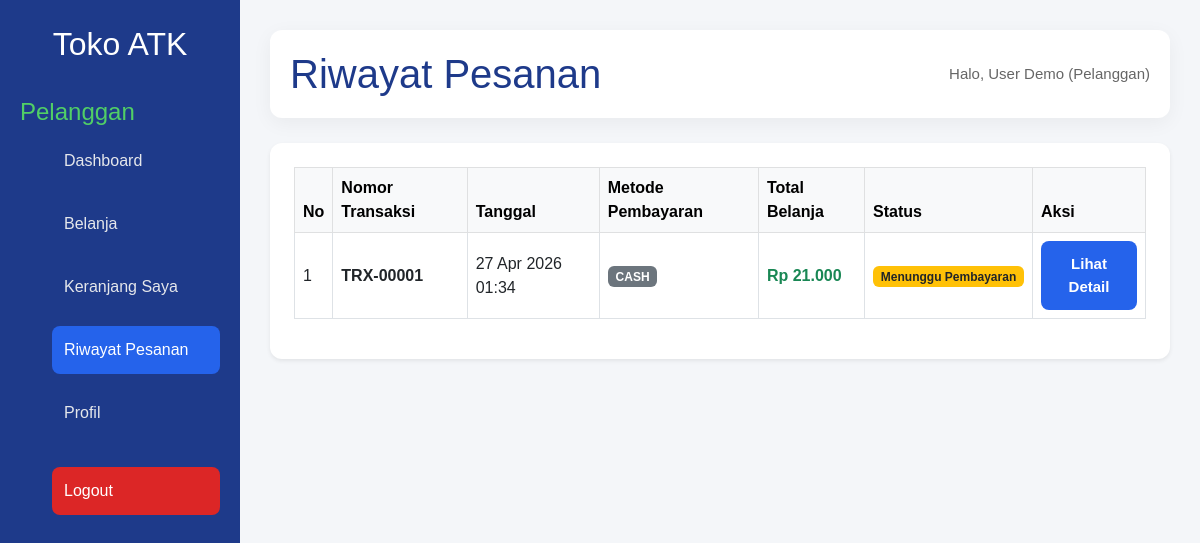
Page /app/riwayat.php (signed in) on the committed database.
### tables this page shows
CREATE TABLE transaksi (
    id_transaksi INT PRIMARY KEY AUTO_INCREMENT,
    id_user INT NOT NULL,
    tanggal TIMESTAMP DEFAULT CURRENT_TIMESTAMP,
    total DECIMAL(10, 2) NOT NULL DEFAULT 0,
    metode_pembayaran ENUM('cash', 'transfer') NOT NULL DEFAULT 'cash',
    status ENUM('Menunggu Pembayaran', 'Menunggu Verifikasi', 'Pembayaran Disetujui', 'Ditolak') NOT NULL DEFAULT 'Menunggu Pembayaran',
    bukti_transfer VARCHAR(255) DEFAULT NULL,

    CONSTRAINT fk_transaksi_users
        FOREIGN KEY (id_user) REFERENCES users(id_user)
        ON DELETE CASCADE
        ON UPDATE CASCADE
);

### app/riwayat.php (the view, shortened to what this page needs)
<?php
include "config.php";
$nama = $_SESSION['nama'];
$id_user = $_SESSION['id_user'];
$query_transaksi = "
    SELECT * FROM transaksi
    WHERE id_user = $id_user
    ORDER BY tanggal DESC
";
$result_transaksi = mysqli_query($conn, $query_transaksi);
?>
<!DOCTYPE html>
<html lang="id">
<head>
    <link href="https://cdn.jsdelivr.net/npm/bootstrap@5.3.0/dist/css/bootstrap.min.css" rel="stylesheet">
    <link rel="stylesheet" href="style/style.css">
</head>
<body>
<div class="sidebar">
    <h2>Toko ATK</h2>
    <h4 style="color: #51cf66; margin: 10px 0;">Pelanggan</h4>
    <ul>
        <li><a href="dashboard.php">Dashboard</a></li>
        <li><a href="belanja.php">Belanja</a></li>
        <li><a href="keranjang.php">Keranjang Saya</a></li>
        <li><a href="riwayat.php" class="active">Riwayat Pesanan</a></li>
        <li><a href="profile.php">Profil</a></li>
        <li><a href="logout.php" class="logout">Logout</a></li>
    </ul>
</div>
<div class="main-content">
    <div class="topbar">
        <h1>Riwayat Pesanan</h1>
        <p>Halo, <?= htmlspecialchars($nama); ?> (Pelanggan)</p>
    </div>
    <div class="card p-4 shadow-sm border-0">
        <div class="table-responsive">
            <table class="table table-bordered table-hover align-middle">
                <thead class="table-light">
                    <tr>
                        <th>No</th>
                        <th>Nomor Transaksi</th>
                        <th>Tanggal</th>
                        <th>Metode Pembayaran</th>
                        <th>Total Belanja</th>
                        <th>Status</th>
                        <th>Aksi</th>
                    </tr>
                </thead>
                <tbody>
                    <?php $no = 1; while($row = mysqli_fetch_assoc($result_transaksi)): ?>
                    <tr>
                        <td><?= $no++ ?></td>
                        <td class="fw-bold">TRX-<?= str_pad($row['id_transaksi'], 5, '0', STR_PAD_LEFT) ?></td>
                        <td><?= date('d M Y H:i', strtotime($row['tanggal'])) ?></td>
                        <td><span class="badge bg-secondary"><?= strtoupper($row['metode_pembayaran']) ?></span></td>
                        <td class="fw-bold text-success">Rp <?= number_format($row['total'], 0, ',', '.') ?></td>
                        <td>
                            <?php
                                $badge_class = 'bg-secondary';
                                if ($row['status'] === 'Menunggu Pembayaran') $badge_class = 'bg-warning text-dark';
                                elseif ($row['status'] === 'Menunggu Verifikasi') $badge_class = 'bg-info text-dark';
                                elseif ($row['status'] === 'Pembayaran Disetujui') $badge_class = 'bg-success';
                                elseif ($row['status'] === 'Ditolak') $badge_class = 'bg-danger';
                            ?>
                            <span class="badge <?= $badge_class ?>"><?= htmlspecialchars($row['status']) ?></span>
                        </td>
                        <td>
                            <button type="button" class="btn btn-info btn-sm text-white w-auto d-block" data-bs-toggle="modal" data-bs-target="#modalDetail<?= $row['id_transaksi'] ?>">
                                Lihat Detail
                            </button>
                        </td>
                    </tr>
                    <?php endwhile; ?>
                </tbody>
            </table>
        </div>
    </div>
</div>
</body>
</html>

### app/style/style.css (style rules this page uses)
* { margin: 0; padding: 0; box-sizing: border-box; font-family: Arial, Helvetica, sans-serif; }
body { background: #f4f6f9; color: #333; }
.btn { width: 100%; padding: 12px; background: #2563eb; border: none; color: #fff; border-radius: 8px; font-size: 15px; cursor: pointer; font-weight: bold; }
.sidebar { width: 240px; height: 100vh; background: #1e3a8a; position: fixed; left: 0; top: 0; padding: 25px 20px; color: white; }
.sidebar h2 { margin-bottom: 35px; text-align: center; }
.sidebar ul { list-style: none; }
.sidebar ul li { margin-bottom: 15px; }
.sidebar ul li a { color: #e5e7eb; text-decoration: none; display: block; padding: 12px; border-radius: 8px; }
.sidebar ul li a:hover, .sidebar ul li a.active { background: #2563eb; color: #fff; }
.sidebar ul li a.logout { background: #dc2626; color: white; margin-top: 30px; }
.main-content { margin-left: 240px; padding: 30px; }
.topbar { background: white; padding: 20px; border-radius: 12px; display: flex; justify-content: space-between; align-items: center; margin-bottom: 25px; box-shadow: 0 5px 20px rgba(0,0,0,0.05); }
.topbar h1 { color: #1e3a8a; margin: 0; }
.topbar p { margin: 0; color: #666; font-size: 15px; }
.card { background: white; padding: 25px; border-radius: 12px; box-shadow: 0 5px 20px rgba(0,0,0,0.05); }
table { width: 100%; border-collapse: collapse; }
table thead { background: #2563eb; color: white; }
table th, table td { padding: 14px; border-bottom: 1px solid #e5e7eb; text-align: left; }

### app/riwayat.php (style rules this page uses)
.sidebar ul li a { text-decoration: none; }

### rows in the picture
transaksi: id_transaksi "00001", tanggal "27 Apr 2026 01:34", metode_pembayaran "CASH", total "21.000", status "Menunggu Pembayaran"

### other values in the picture
$nama "User Demo"
